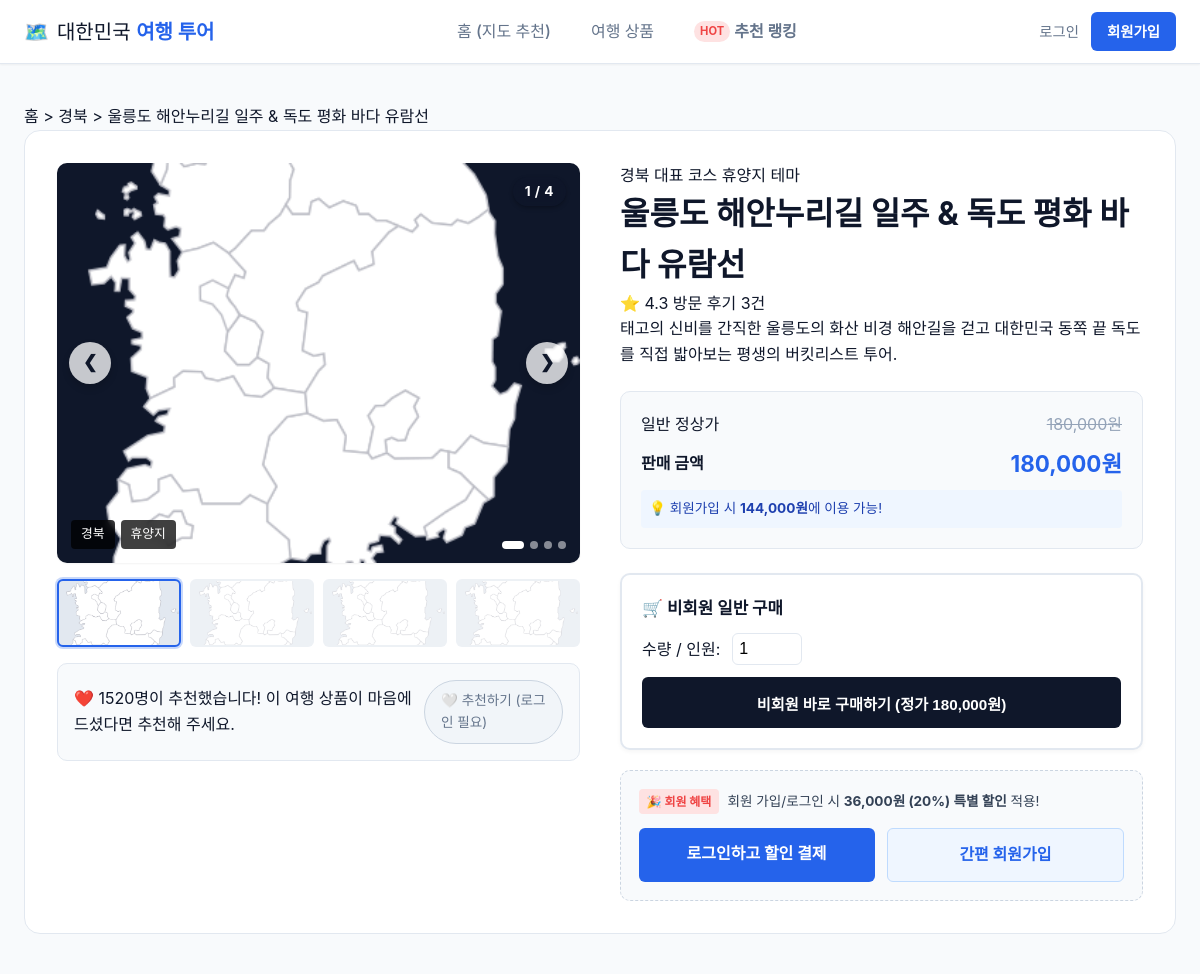
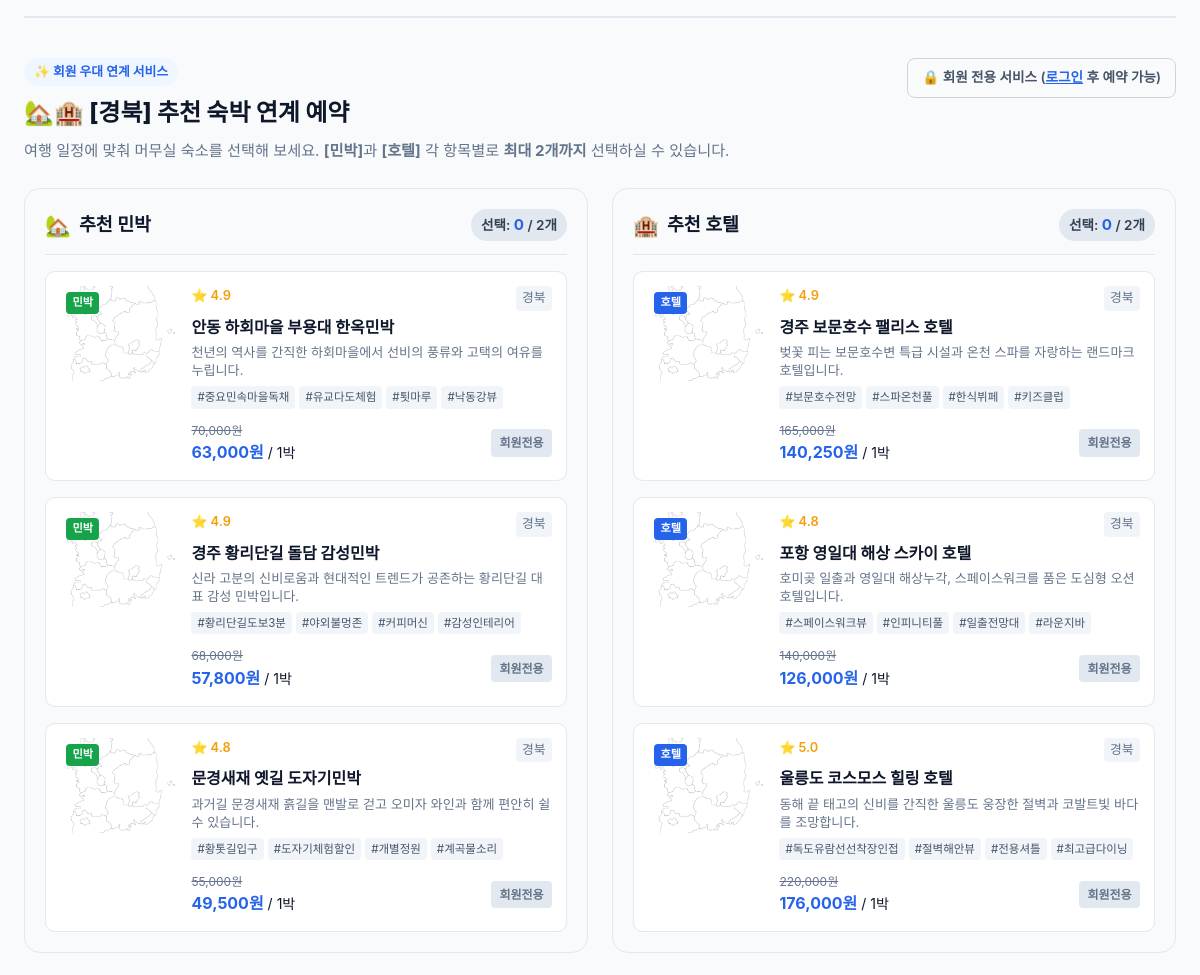
The page /products/27 (upper part) on the database as committed earlier (2 pictures, top to bottom).
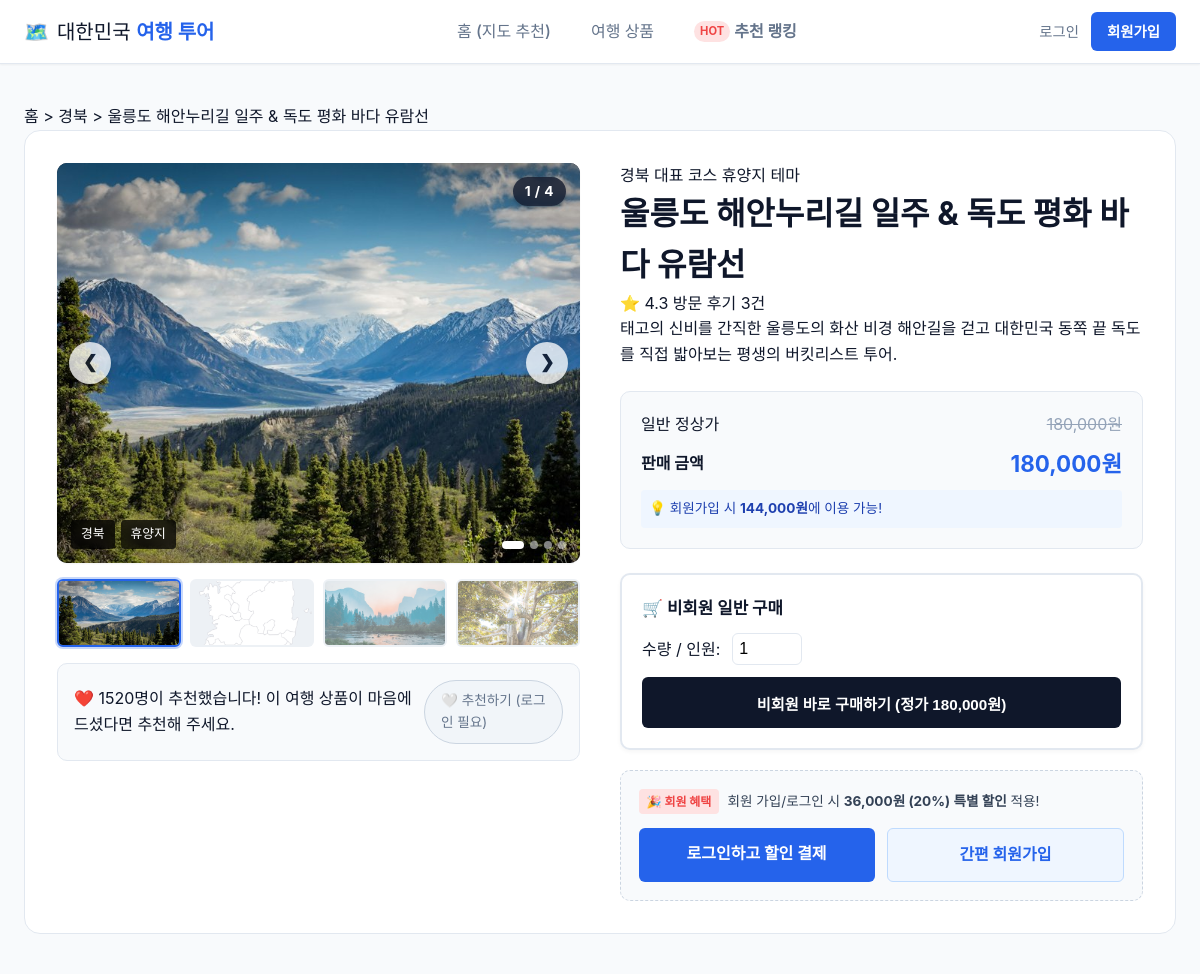
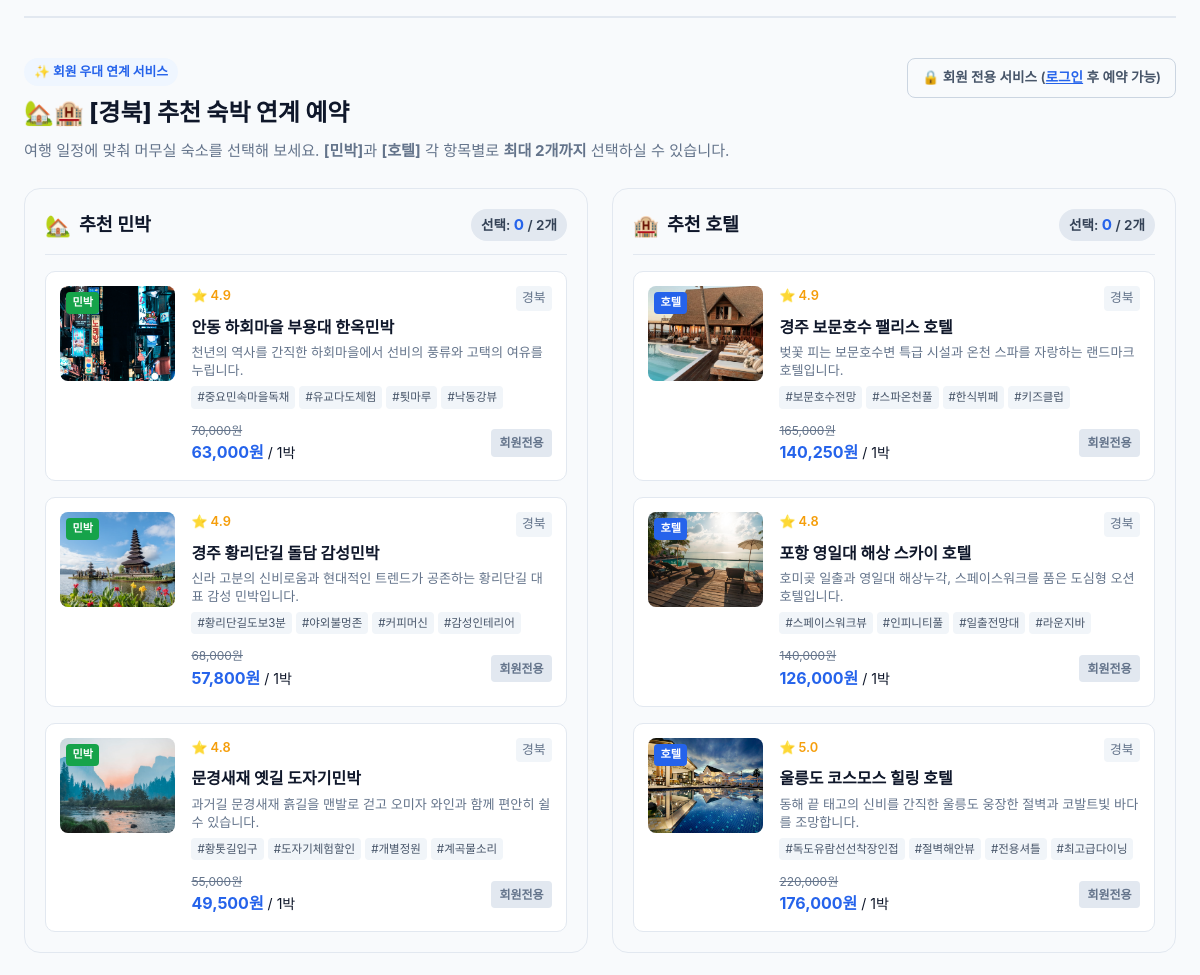
The same page on the database as committed later (2 pictures, top to bottom).
### models/tour.py (models this page shows, shortened)
class Accommodation(db.Model):
    __tablename__ = 'accommodations'
    id = db.Column(db.Integer, primary_key=True)
    name = db.Column(db.String(150), nullable=False)
    acc_type = db.Column(db.String(20), nullable=False) # '민박' 또는 '호텔'
    region = db.Column(db.String(50), nullable=False, index=True) # 6대 권역
    tour_product_id = db.Column(db.Integer, db.ForeignKey('tour_products.id'), nullable=True) # 특정 관광 상품 연계 (선택)
    price_per_night = db.Column(db.Integer, nullable=False) # 1박 기본 정상 요금
    member_discount_rate = db.Column(db.Float, default=0.10) # 회원 우대 할인율 (기본 10%)
    rating = db.Column(db.Float, default=4.8) # 평점
    features = db.Column(db.String(255), nullable=True) # 주요 특징 (쉼표 구분)
    image_url = db.Column(db.String(255), default='/static/img/default-tour.jpg')
    description = db.Column(db.Text, nullable=True)
    is_recommended = db.Column(db.Boolean, default=True) # 추천 여부
    created_at = db.Column(db.DateTime, default=lambda: datetime.now(timezone.utc))
    tour_product = db.relationship('TourProduct', backref=db.backref('accommodations', lazy='dynamic'))
    def get_discounted_price(self, is_member=True):
        if is_member:
            return int(self.price_per_night * (1 - self.member_discount_rate))
        return self.price_per_night
    def get_feature_list(self):
        if self.features:
            return [f.strip() for f in self.features.split(',') if f.strip()]
        return []

### views/product_views.py (the view)
@product_bp.route('/<int:product_id>')
def detail(product_id):
    product = TourProduct.query.get_or_404(product_id)
    cart_form = AddToCartForm(product_id=product.id)
    is_liked = product.is_liked_by(current_user)
    reviews = product.reviews.order_by(db.desc('created_at')).all()
    related_products = TourProduct.query.filter(
        TourProduct.region == product.region,
        TourProduct.id != product.id
    ).limit(3).all()
    recommended_minbaks = Accommodation.query.filter_by(
        region=product.region, acc_type='민박', is_recommended=True
    ).limit(4).all()
    recommended_hotels = Accommodation.query.filter_by(
        region=product.region, acc_type='호텔', is_recommended=True
    ).limit(4).all()
    return render_template(
        'product/detail.html',
        product=product,
        cart_form=cart_form,
        is_liked=is_liked,
        reviews=reviews,
        related_products=related_products,
        recommended_minbaks=recommended_minbaks,
        recommended_hotels=recommended_hotels
    )

### forms/cart_forms.py
class AddToCartForm(FlaskForm):
    product_id = HiddenField('상품 ID', validators=[DataRequired()])
    quantity = IntegerField('수량', default=1, validators=[
        DataRequired(),
        NumberRange(min=1, max=99, message='수량은 1개 이상 99개 이하로 선택해주세요.')
    ])
    submit = SubmitField('장바구니 담기')

### app.py (called while the page is built)
def create_app(config_class=Config):
    app = Flask(__name__, static_folder='static', template_folder='templates')
    app.config.from_object(config_class)
    db.init_app(app)
    login_manager.init_app(app)
    csrf.init_app(app)
    register_blueprints(app)
    @app.context_processor
    def inject_cart_count():
        from flask_login import current_user
        if current_user.is_authenticated and current_user.cart:
            return {'cart_count': current_user.cart.get_total_count()}
        return {'cart_count': 0}
    @app.errorhandler(404)
    def not_found_error(error):
        return render_template('base.html'), 404
    @app.errorhandler(500)
    def internal_error(error):
        db.session.rollback()
        return render_template('base.html'), 500
    with app.app_context():
        db.create_all()
    return app

### templates/product/detail.html (shortened to what the changed rows need)
{% extends "base.html" %}
{% block content %}
<div class="container page-content">
  <div class="product-detail-layout">
    <div class="detail-gallery">
      {% set images = product.get_image_list() %}
      <div class="product-carousel" id="tourCarousel" data-total="{{ images|length }}">
        <div class="carousel-viewport" id="carouselViewport">
          <div class="carousel-track" id="carouselTrack">
            {% for img in images %}
              <div class="carousel-slide {% if loop.first %}active{% endif %}" data-index="{{ loop.index0 }}">
                <img src="{{ img }}" alt="{{ product.name }} 사진 {{ loop.index }}" class="carousel-img" onerror="this.src='/static/img/default-tour.jpg'">
              </div>
            {% endfor %}
          </div>
        </div>
        {% if images|length > 1 %}
          <div class="carousel-thumbnails" id="carouselThumbnails">
            {% for img in images %}
              <button type="button" class="thumb-item {% if loop.first %}active{% endif %}" data-index="{{ loop.index0 }}" aria-label="사진 {{ loop.index }}번 선택">
                <img src="{{ img }}" alt="{{ product.name }} 썸네일 {{ loop.index }}" onerror="this.src='/static/img/default-tour.jpg'">
              </button>
            {% endfor %}
          </div>
        {% endif %}
      </div>
    </div>
    <div class="detail-info-panel">
      <h1 class="detail-title">{{ product.name }}</h1>
    </div>
  </div>
  <section class="accommodation-section" id="accommodationSection">
    <div class="acc-section-header">
      <div class="acc-title-group">
        <h2>🏡🏨 [{{ product.region }}] 추천 숙박 연계 예약</h2>
      </div>
    </div>
    <div class="acc-category-grid">
      <div class="acc-category-col">
        <div class="acc-cards-list">
          {% for acc in recommended_minbaks %}
            <div class="acc-card" id="accCard-{{ acc.id }}">
              <div class="acc-thumb-box">
                <img src="{{ acc.image_url }}" alt="{{ acc.name }}" class="acc-thumb-img" onerror="this.src='/static/img/default-tour.jpg'">
                <span class="badge-acc-type type-minbak">민박</span>
              </div>
              <div class="acc-info-box">
                <div class="acc-top-meta">
                  <span class="acc-score">⭐ {{ acc.rating }}</span>
                  <span class="acc-region-tag">{{ acc.region }}</span>
                </div>
                <h4 class="acc-card-title">{{ acc.name }}</h4>
                <p class="acc-card-desc">{{ acc.description }}</p>
                <div class="acc-tags-list">
                  {% for feat in acc.get_feature_list() %}
                    <span class="tag-chip">#{{ feat }}</span>
                  {% endfor %}
                </div>
                <div class="acc-bottom-row">
                  <div class="acc-price-col">
                    <span class="acc-orig-st">{{ "{:,}".format(acc.price_per_night) }}원</span>
                    <span class="acc-mem-price"><strong>{{ "{:,}".format(acc.get_discounted_price(True)) }}원</strong> / 1박</span>
                  </div>
                  {% if current_user.is_authenticated %}
                    <label class="acc-select-btn-label" for="accCheck-{{ acc.id }}">
                      <input type="checkbox" id="accCheck-{{ acc.id }}" class="acc-checkbox"
                             data-type="MINBAK" data-id="{{ acc.id }}" data-name="{{ acc.name }}"
                             data-price="{{ acc.get_discounted_price(True) }}"
                             onchange="handleAccSelection(this)">
                      <span class="btn-check-text">선택</span>
                    </label>
                  {% else %}
                    <span class="acc-locked-btn">회원전용</span>
                  {% endif %}
                </div>
              </div>
            </div>
          {% endfor %}
        </div>
      </div>
      <div class="acc-category-col">
        <div class="acc-cards-list">
          {% for acc in recommended_hotels %}
            <div class="acc-card" id="accCard-{{ acc.id }}">
              <div class="acc-thumb-box">
                <img src="{{ acc.image_url }}" alt="{{ acc.name }}" class="acc-thumb-img" onerror="this.src='/static/img/default-tour.jpg'">
                <span class="badge-acc-type type-hotel">호텔</span>
              </div>
              <div class="acc-info-box">
                <div class="acc-top-meta">
                  <span class="acc-score">⭐ {{ acc.rating }}</span>
                  <span class="acc-region-tag">{{ acc.region }}</span>
                </div>
                <h4 class="acc-card-title">{{ acc.name }}</h4>
                <p class="acc-card-desc">{{ acc.description }}</p>
                <div class="acc-tags-list">
                  {% for feat in acc.get_feature_list() %}
                    <span class="tag-chip">#{{ feat }}</span>
                  {% endfor %}
                </div>
                <div class="acc-bottom-row">
                  <div class="acc-price-col">
                    <span class="acc-orig-st">{{ "{:,}".format(acc.price_per_night) }}원</span>
                    <span class="acc-mem-price"><strong>{{ "{:,}".format(acc.get_discounted_price(True)) }}원</strong> / 1박</span>
                  </div>
                  {% if current_user.is_authenticated %}
                    <label class="acc-select-btn-label" for="accCheck-{{ acc.id }}">
                      <input type="checkbox" id="accCheck-{{ acc.id }}" class="acc-checkbox"
                             data-type="HOTEL" data-id="{{ acc.id }}" data-name="{{ acc.name }}"
                             data-price="{{ acc.get_discounted_price(True) }}"
                             onchange="handleAccSelection(this)">
                      <span class="btn-check-text">선택</span>
                    </label>
                  {% else %}
                    <span class="acc-locked-btn">회원전용</span>
                  {% endif %}
                </div>
              </div>
            </div>
          {% endfor %}
        </div>
      </div>
    </div>
  </section>
</div>
{% endblock %}

Rows that differ between the two databases and show on the page:
changed TourProduct "울릉도 해안누리길 일주 & 독도 평화 바다 유람선": image_urls "[\"https://images.unsplash.com/photo-1464822759023-fed622ff2c3b?auto=format&fit=crop&w=800&q=80\", \"https://images.unsplash.com/photo-1507525428034-b723cf961d3e?auto=format&fit=crop&w=800&q=80\", \"https://images.unsplash.com/photo-1508873696983-2df5293cb32b?auto=format&fit=crop&w=800&q=80\", \"https://images.unsplash.com/photo-1518495973542-4542c06a5843?auto=format&fit=crop&w=800&q=80\"]" → "[\"/static/img/tours/photo-1464822759023-fed622ff2c3b.jpg\", \"/static/img/tours/photo-1507525428034-b723cf961d3e.jpg\", \"/static/img/tours/photo-1508873696983-2df5293cb32b.jpg\", \"/static/img/tours/photo-1518495973542-4542c06a5843.jpg\"]" (drawn)
changed Accommodation "안동 하회마을 부용대 한옥민박": image_url: picture added in place of a placeholder
changed Accommodation "경주 황리단길 돌담 감성민박": image_url: picture added in place of a placeholder
changed Accommodation "문경새재 옛길 도자기민박": image_url: picture added in place of a placeholder
changed Accommodation "경주 보문호수 팰리스 호텔": image_url: picture added in place of a placeholder
changed Accommodation "포항 영일대 해상 스카이 호텔": image_url: picture added in place of a placeholder
changed Accommodation "울릉도 코스모스 힐링 호텔": image_url: picture added in place of a placeholder
